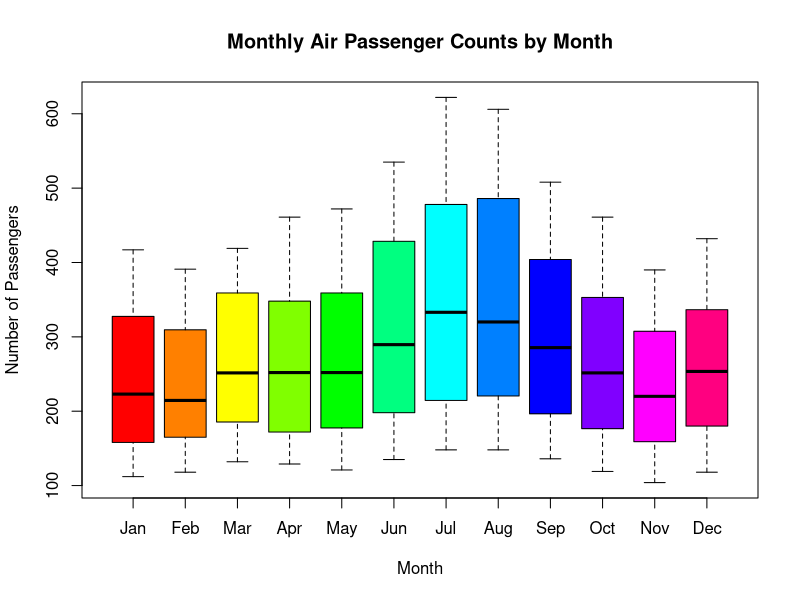
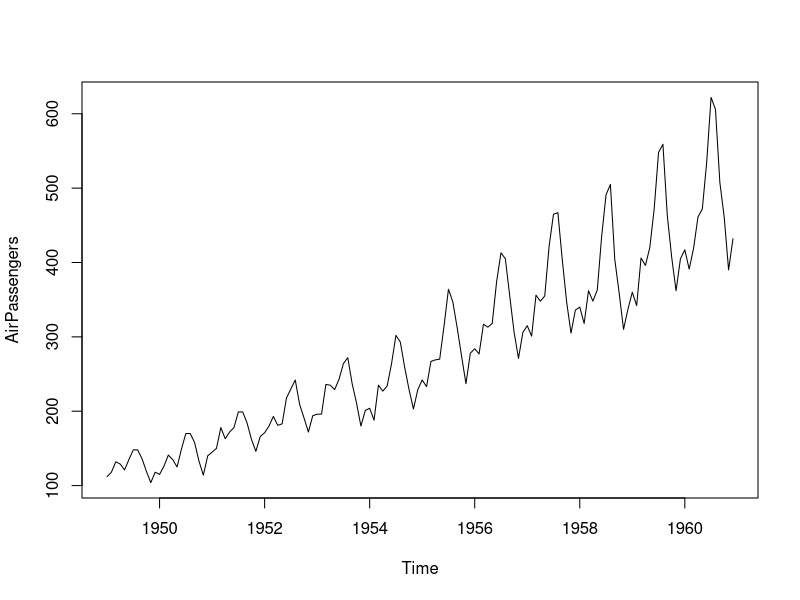
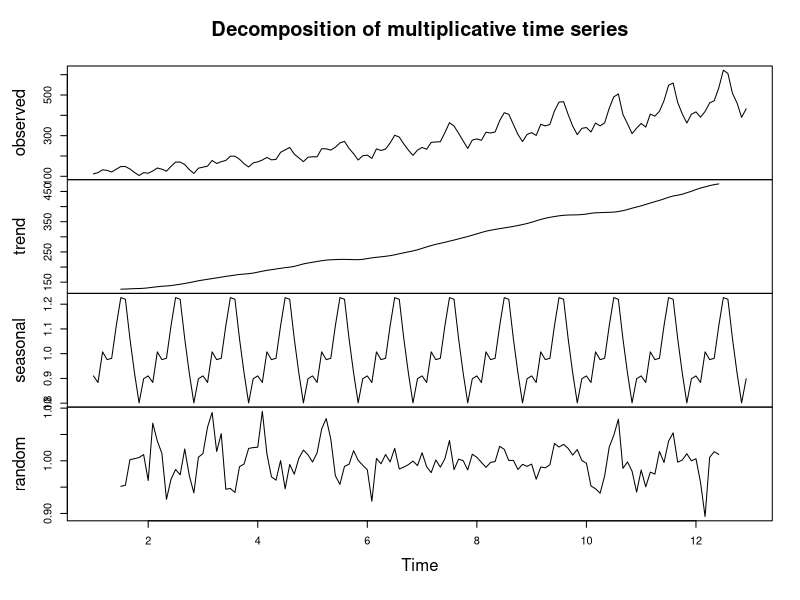
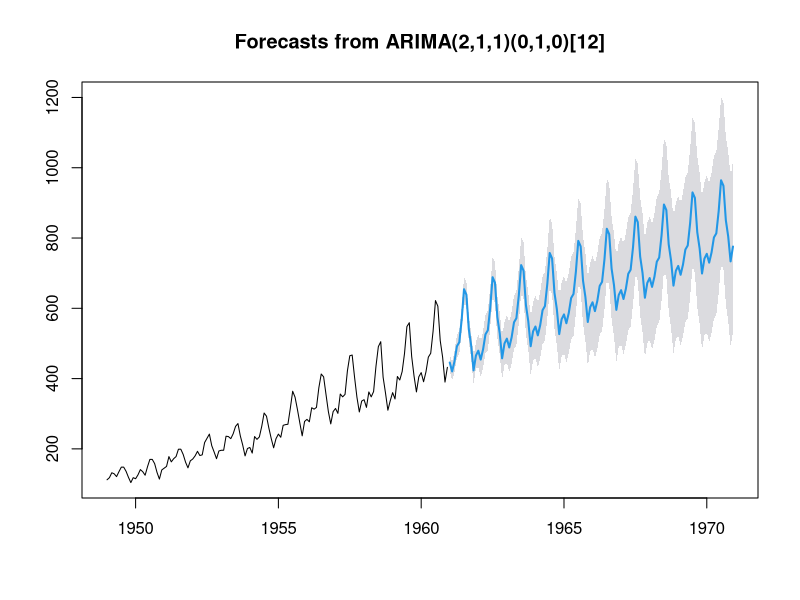

R code for these plots, in order:
install.packages('forecast')
library('forecast')
class(AirPassengers)
AirPassengers
my_colors <- rainbow(12)
boxplot(split(AirPassengers, cycle(AirPassengers)),
        xlab = "Month", ylab = "Number of Passengers",
        col = my_colors,  # Assign colors to each box
        border = "black",  # Set the border color
        main = "Monthly Air Passenger Counts by Month",
        names = month.abb,  # Use abbreviated month names as labels
        outline = FALSE)  # Remove outliers
plot(AirPassengers)
data<-ts(AirPassengers, frequency=12)
d<-decompose(data, "multiplicative")
plot(d)
model<-auto.arima(AirPassengers)
summary(model)
f<-forecast(model, level=c(95), h=10*12)
plot(f)
